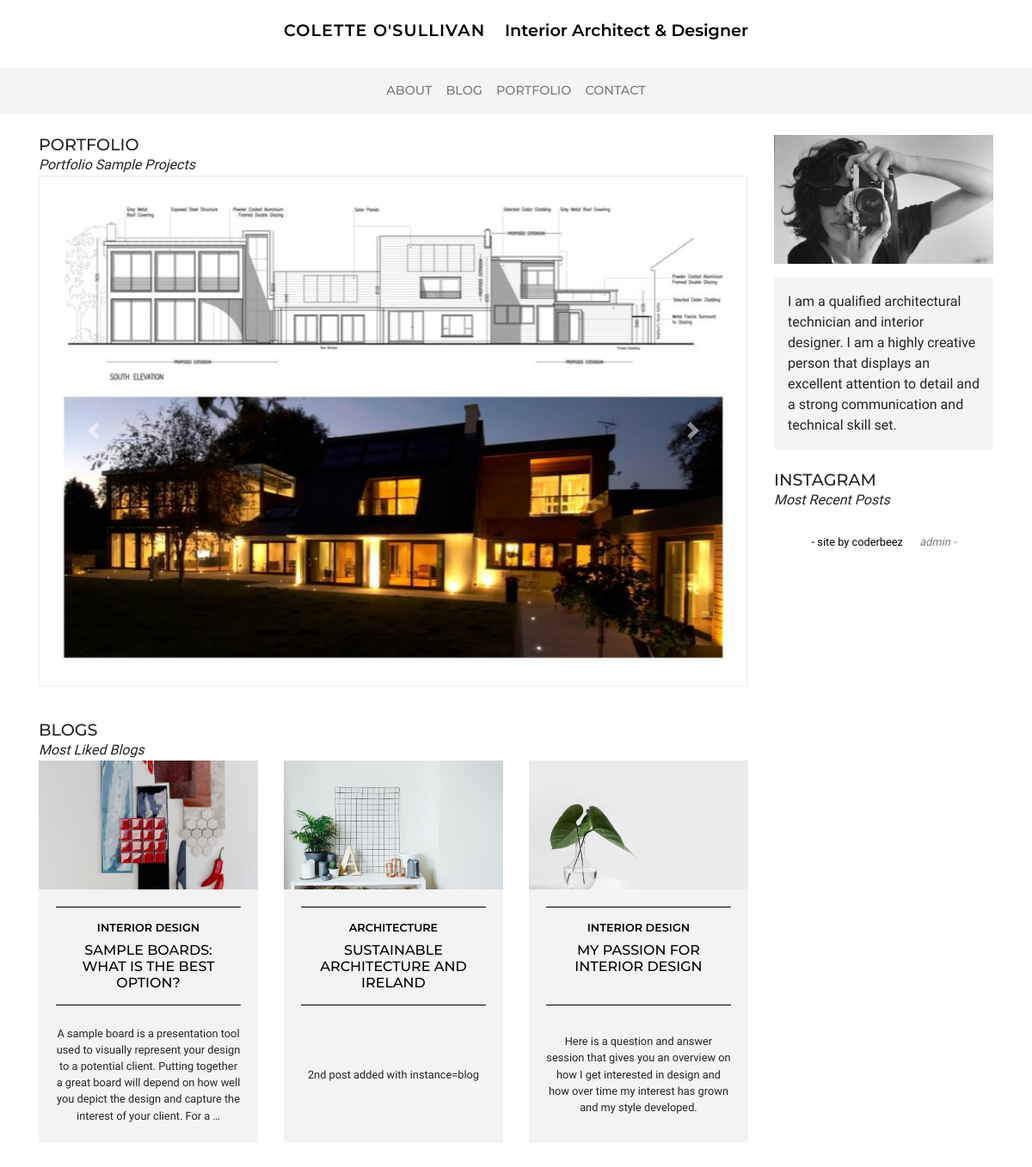
/, run on an earlier commit of the app's database.
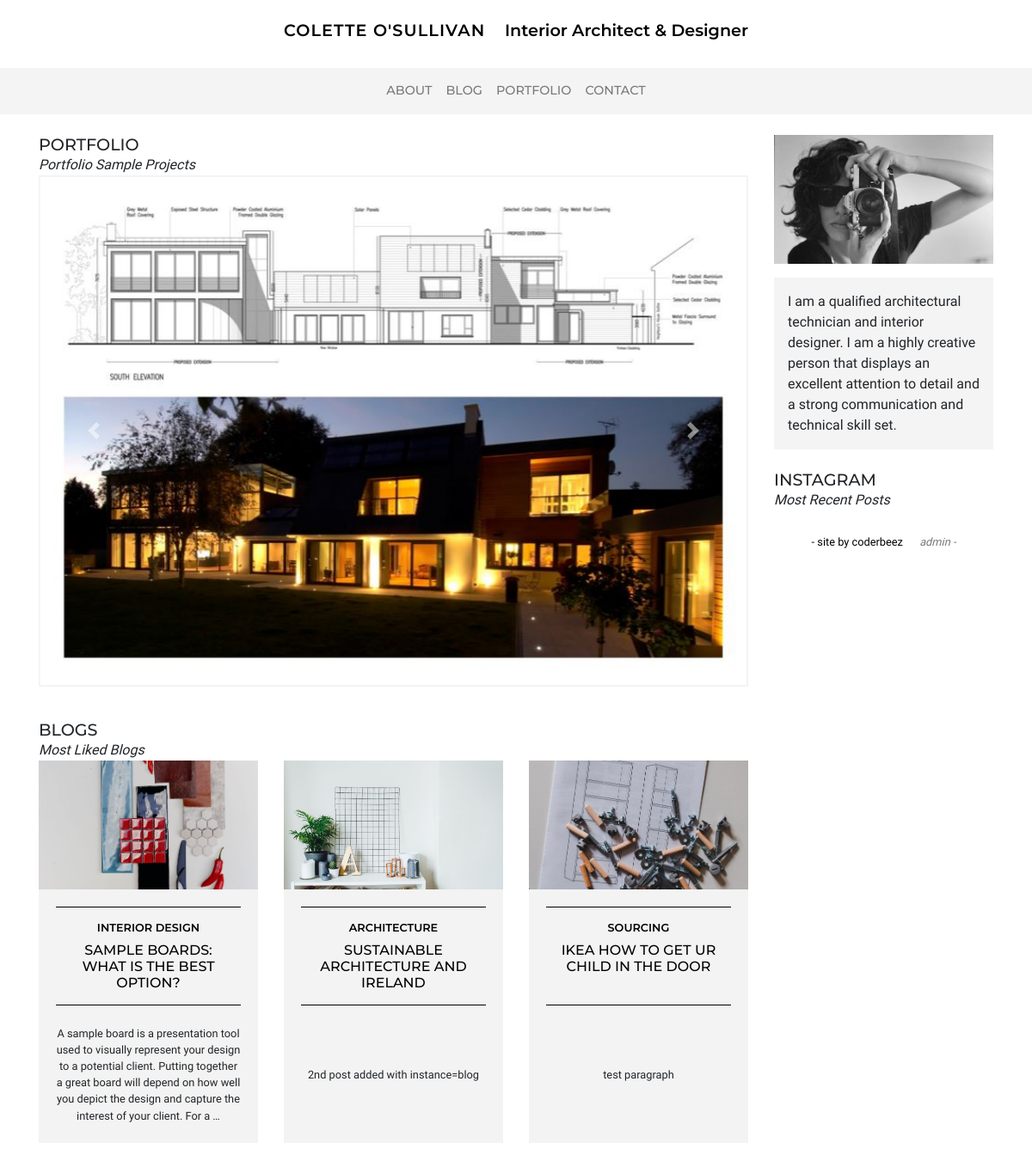
And on a later commit of the database.
### portfolio/models.py (models this page shows, shortened)
class Project(models.Model):
    category = models.ForeignKey('Category', null=True, on_delete=models.CASCADE, related_name='projects')
    title = models.CharField(max_length=200)
    date = models.DateField(default=timezone.now)
    image_portrait = models.ImageField(default='project_portrait_default.jpg', upload_to="project_images")
    image_landscape = models.ImageField(default='project_landscape_default.jpg', upload_to="project_images")
    content = models.TextField()
    order = models.IntegerField(null=True, blank=True)
    home = models.BooleanField(default=False)
    exclude = models.BooleanField(default=False)

### blog/models.py (models this page shows, shortened)
class Blog(models.Model):
    category = models.ForeignKey('Category', on_delete=models.CASCADE, related_name='blogs') # no null !!!
    title = models.CharField(max_length=50) # char blank - no blank
    date = models.DateField(default=timezone.now) # auto
    image = models.ImageField(default='blog_default.jpg', upload_to='blog_images') # image blank
    content = models.TextField(blank=True) # text blank
    order = models.IntegerField(null=True, blank=True) # null ok - should not be required in form!!!
    home = models.BooleanField(default=False)
    exclude = models.BooleanField(default=False) # yes no
    like = models.IntegerField(default=0)

class Category(models.Model):
    title = models.CharField(max_length=20)

### home/views.py (the view)
# urls.py: path('', views.index, name='index'),
def index(request):
    projects = Project.objects.filter(home=True).order_by('order')[:3]
    blogs = Blog.objects.filter(home=True).order_by('like')[:3]
    context = {'title': 'Home', 'projects': projects, 'blogs': blogs}
    return render(request, 'home/index.html', context)

### home/templates/home/index.html (shortened to what this page needs)
{% extends 'base.html' %}
{% load static %}
{% block content%}
<div class="row" data-page="{{ title }}">
  <section class="col-12 col-md-8 col-lg-9">
    <article class="row">
      <div class="col-12">
        <h1 class="h-article">Portfolio</h1>
        <span class="">Portfolio Sample Projects</span>
      </div>
      <div class="col-12 p-md-0 p-lg-15">
        <div id="carouselExampleFade" class="carousel slide carousel-fade border-color--stone" data-ride="carousel">
          <div class="carousel-inner">
{% for project in projects %}
            <div class="carousel-item" data-interval="4000">
              <img src="{{ project.image_landscape.url }}" class="d-none d-md-block w-100" alt="Image {{ project.title }}">
            </div>
            {% endfor %}
          <a class="carousel-control-prev" href="#carouselExampleFade" role="button" data-slide="prev">
            <span class="carousel-control-prev-icon" aria-hidden="true"></span>
          </a>
          <a class="carousel-control-next" href="#carouselExampleFade" role="button" data-slide="next">
            <span class="carousel-control-next-icon" aria-hidden="true"></span>
          </a>
        </div>
      </div>
    </article>
    <article class="row mt-4 mb-4">
      <div class="col-12">
        <h1 class="h-article">Blogs</h1>
        <span class="">Most Liked Blogs</span>
      </div>
      {% for blog in blogs %}
      <div class="col-12 d-block d-md-none d-lg-block col-lg-4">
        <div class="card bg-color--stone rounded-0 border-0 mb-2">
          <div class="bg-img height-150" style="background-image: url({{ blog.image.url }})"></div>
          <div class="card-body text-center bg-color--stone pb-0">
            <div class="header-border height-115">
              <a href="{% url 'blog' pk=blog.id %}">
                <h2 class="header-category">{{ blog.category.title }}</h2>
                <h3 class="header-title">{{ blog.title }}</h3>
              </a>
            </div>
            <div class="d-flex justify-content-center height-160">
              <small class="align-self-center">{{ blog.content|truncatewords:40 }}</small>
            </div>
          </div>
        </div>
      </div>
      {% endfor %}
    </article>
  </section>
  <aside class="col-12 col-md-4 col-lg-3">
    <article class="d-none d-md-block">
      {% include "home/include-intro.html" %}
    </article>
    <article class="mb-4">
      <h2 class="h-article">INSTAGRAM</h2>
      <span>Most Recent Posts</span>
      <link href="https://assets.juicer.io/embed.css" media="all" rel="stylesheet" type="text/css" />
    </article>
      <section class="text-center">
        <small>
          <a class="mr-3" href="#">- site by coderbeez</a>
          <a class="link" href="{% url 'login' %}">admin -</a>
        </small>
      </section>
  </aside>
</div>
{% endblock %}

### templates/base.html (shortened to what this page needs)
{% load static %}
<!DOCTYPE html>
<html lang="en">
<head>
  <link rel="stylesheet" href="https://stackpath.bootstrapcdn.com/bootstrap/4.4.1/css/bootstrap.min.css"
>
  <link rel="stylesheet" href="https://cdnjs.cloudflare.com/ajax/libs/font-awesome/5.11.2/css/all.css">
  <link rel="stylesheet" href="{% static 'css/main.css' %}">
</head>
<body>
  <header class="mt-4 mb-4 text-center">
    <a href="{% url 'index' %}">
      <h1 class="d-inline-block name">COLETTE O'SULLIVAN
        <span class="d-block d-md-inline-block name-tagline ml-md-3">Interior Architect & Designer</span>
      </h1>
    </a>
  </header>
  <nav class="navbar navbar-expand-md navbar-light sticky-navbar mb-4" data-nav="navbar">
    <div class="collapse navbar-collapse" id="navbarNavAltMarkup">
      <div class="navbar-nav mx-auto">
        <a class="nav-item nav-link" data-nav="About" href="{% url 'about' %}">ABOUT</a>
        <a class="nav-item nav-link" data-nav="Blog" href="{% url 'blogs' %}">BLOG</a>
        <a class="nav-item nav-link" data-nav="Portfolio" href="{% url 'projects' %}">PORTFOLIO</a>
        <a class="nav-item nav-link" data-nav="Contact" href="{% url 'contact' %}">CONTACT</a>
      </div>
    </div>
  </nav>
  <main class="container mb-4">
    {% block content %}{% endblock %}
  </main>
</body>
</html>

### home/templates/home/include-intro.html
{% load static %}
<img src="{% static 'images/cos.jpg' %}" class="img-fluid mb-3" alt="portrait">
<p class="bg-color--stone p-3 mb-4">I am a qualified architectural technician and interior designer. I am a highly creative
      person that displays an excellent attention to detail and a strong communication and technical skill set.</p>

### static/css/main.css (style rules this page uses)
body { font-family: 'Ibarra Real Nova', serif; }
span { font-style: italic; }
li > span, a > span { font-style: normal; }
h1, h2, h3, h4 { font-family: 'Montserrat', sans-serif; text-transform: uppercase; }
.name { font-size: 1.2rem; letter-spacing: .07rem; font-weight: 600; }
.name-tagline { letter-spacing: 0rem; text-transform: capitalize; font-style: normal; }
.link { text-decoration: none; font-style: italic; color: #787676; }
.h-article { font-size: 1.2rem; font-weight: 500; margin: 0px; }
a { color: #000000; text-decoration: none; }
.header-border { border-top: solid 1px #000000; border-bottom: solid 1px #000000; text-align: center; padding: .5rem; }
.header-category { font-weight: 600; font-size: .8rem; margin-top: .5rem; text-transform: uppercase; }
.header-title { font-weight: 500; font-size: 1rem; text-transform: uppercase; }
.bg-img { background-size: cover; background-position: center; background-repeat: no-repeat; min-height: 300px; }
.bg-color--stone { background-color: rgba(244, 244, 244, .95); }
.border-color--stone { border: 2px solid rgba(244, 244, 244); }
.height-150 { min-height: 150px; }
.height-160 { min-height: 160px; }
.height-115 { min-height: 115px; }
nav { background-color: rgba(244, 244, 244, .95); color: #000000!important; font-size: .9rem; font-weight: 500; font-family: 'Montserrat', sans-serif; }
@media (min-width: 992px) { .p-lg-15 { padding: 15px !important; padding-top: 0px !important; } }

What changed in the data, as far as the page shows it:
no longer on this page (row edited): Blog: image (picture), category "INTERIOR DESIGN", title "MY PASSION FOR INTERIOR DESIGN", content "Here is a question and answer session that gives you an overview on how I get interested in design and how over time my interest has grown and my style developed."
now on this page (row unchanged): Blog: image (picture), category "SOURCING", title "IKEA HOW TO GET UR CHILD IN THE DOOR", content "test paragraph"
